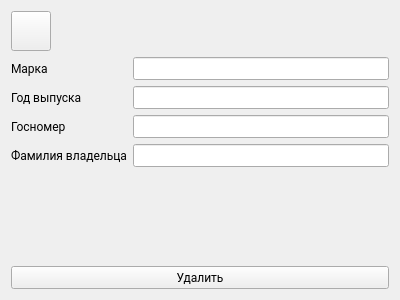
<?xml version="1.0" encoding="UTF-8"?>
<ui version="4.0">
 <class>DeleteForm</class>
 <widget class="QWidget" name="DeleteForm">
  <property name="geometry">
   <rect>
    <x>0</x>
    <y>0</y>
    <width>400</width>
    <height>300</height>
   </rect>
  </property>
  <property name="font">
   <font>
    <family>Roboto</family>
   </font>
  </property>
  <property name="windowTitle">
   <string>Удаление данных</string>
  </property>
  <layout class="QVBoxLayout" name="verticalLayout_2">
   <item>
    <layout class="QVBoxLayout" name="verticalLayout">
     <item>
      <widget class="QPushButton" name="btnHome">
       <property name="minimumSize">
        <size>
         <width>40</width>
         <height>40</height>
        </size>
       </property>
       <property name="maximumSize">
        <size>
         <width>40</width>
         <height>40</height>
        </size>
       </property>
       <property name="text">
        <string/>
       </property>
       <property name="icon">
        <iconset>
         <normaloff>../../Загрузки/png-transparent-house-svg-vector-gray-house-gray-vector.png</normaloff>../../Загрузки/png-transparent-house-svg-vector-gray-house-gray-vector.png</iconset>
       </property>
       <property name="iconSize">
        <size>
         <width>32</width>
         <height>32</height>
        </size>
       </property>
      </widget>
     </item>
     <item>
      <layout class="QFormLayout" name="formLayout">
       <item row="0" column="0">
        <widget class="QLabel" name="label">
         <property name="text">
          <string>Марка</string>
         </property>
        </widget>
       </item>
       <item row="0" column="1">
        <widget class="QLineEdit" name="lineEditMarka"/>
       </item>
       <item row="1" column="0">
        <widget class="QLabel" name="label_2">
         <property name="text">
          <string>Год выпуска</string>
         </property>
        </widget>
       </item>
       <item row="1" column="1">
        <widget class="QLineEdit" name="lineEditYear"/>
       </item>
       <item row="2" column="0">
        <widget class="QLabel" name="label_3">
         <property name="text">
          <string>Госномер</string>
         </property>
        </widget>
       </item>
       <item row="2" column="1">
        <widget class="QLineEdit" name="lineEditNum"/>
       </item>
       <item row="3" column="0">
        <widget class="QLabel" name="label_4">
         <property name="text">
          <string>Фамилия владельца</string>
         </property>
        </widget>
       </item>
       <item row="3" column="1">
        <widget class="QLineEdit" name="lineEditSurn"/>
       </item>
      </layout>
     </item>
     <item>
      <widget class="QPushButton" name="bntDelete">
       <property name="text">
        <string>Удалить</string>
       </property>
       <property name="icon">
        <iconset>
         <normaloff>../../Загрузки/3946884.png</normaloff>../../Загрузки/3946884.png</iconset>
       </property>
      </widget>
     </item>
    </layout>
   </item>
  </layout>
 </widget>
 <resources/>
 <connections>
  <connection>
   <sender>btnHome</sender>
   <signal>clicked()</signal>
   <receiver>DeleteForm</receiver>
   <slot>close()</slot>
   <hints>
    <hint type="sourcelabel">
     <x>30</x>
     <y>30</y>
    </hint>
    <hint type="destinationlabel">
     <x>199</x>
     <y>149</y>
    </hint>
   </hints>
  </connection>
 </connections>
</ui>
